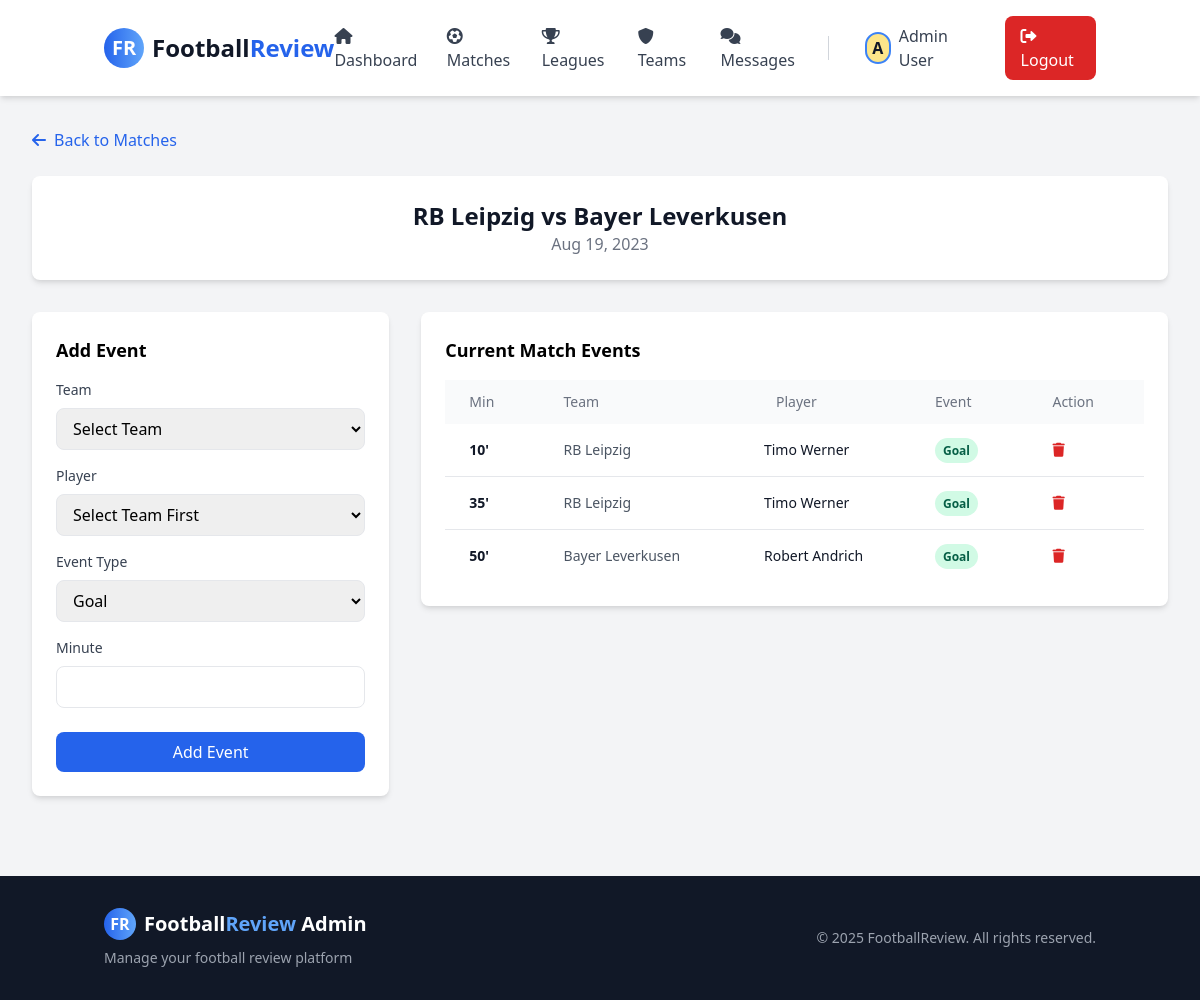
The page /admin/match-events.php?id=2 (signed in) on the database its author committed.
### tables this page shows
CREATE TABLE matches (
    id INT AUTO_INCREMENT PRIMARY KEY,
    home_team INT NOT NULL,  
    away_team INT NOT NULL,  
    home_team_score INT DEFAULT NULL,
    away_team_score INT DEFAULT NULL,
    home_team_penalties INT DEFAULT NULL,
    away_team_penalties INT DEFAULT NULL,
    match_date DATE NOT NULL,
    match_time TIME NOT NULL,
    competition_id INT,
    venue_id INT,
    round VARCHAR(50),
    status ENUM('scheduled', 'in_play', 'HT', 'FT', 'ET', 'PEN', 'postponed', 'cancelled') DEFAULT 'scheduled',
    highlights_url VARCHAR(255),
    match_report TEXT,
    created_at TIMESTAMP DEFAULT CURRENT_TIMESTAMP,
    FOREIGN KEY (home_team) REFERENCES teams(id) ON DELETE CASCADE,
    FOREIGN KEY (away_team) REFERENCES teams(id) ON DELETE CASCADE,
    FOREIGN KEY (competition_id) REFERENCES competitions(id) ON DELETE SET NULL,
    FOREIGN KEY (venue_id) REFERENCES venues(id) ON DELETE SET NULL
);

CREATE TABLE teams (
    id INT AUTO_INCREMENT PRIMARY KEY,
    name VARCHAR(100) NOT NULL,
    short_name VARCHAR(10),
    logo VARCHAR(255),
    country VARCHAR(50),
    founded INT,
    stadium VARCHAR(100),  
    venue_id INT,  
    created_at TIMESTAMP DEFAULT CURRENT_TIMESTAMP,
    FOREIGN KEY (venue_id) REFERENCES venues(id) ON DELETE SET NULL
);

CREATE TABLE match_events (
    id INT AUTO_INCREMENT PRIMARY KEY,
    match_id INT NOT NULL,
    team_id INT NOT NULL,
    player_id INT,
    related_player_id INT,  
    event_type ENUM('goal', 'yellow_card', 'red_card', 'substitution', 'penalty', 'own_goal', 'var_decision') NOT NULL,
    minute INT NOT NULL,
    created_at TIMESTAMP DEFAULT CURRENT_TIMESTAMP,
    FOREIGN KEY (match_id) REFERENCES matches(id) ON DELETE CASCADE,
    FOREIGN KEY (team_id) REFERENCES teams(id) ON DELETE CASCADE,
    FOREIGN KEY (player_id) REFERENCES players(id) ON DELETE CASCADE,
    FOREIGN KEY (related_player_id) REFERENCES players(id) ON DELETE SET NULL
);

CREATE TABLE players (
    id INT AUTO_INCREMENT PRIMARY KEY,
    team_id INT NOT NULL,
    name VARCHAR(100) NOT NULL,
    number INT,
    position ENUM('GK', 'DEF', 'MID', 'FWD'),
    created_at TIMESTAMP DEFAULT CURRENT_TIMESTAMP,
    FOREIGN KEY (team_id) REFERENCES teams(id) ON DELETE CASCADE
);

### admin/match-events.php (the view, shortened to what this page needs)
<?php
$db = Database::getInstance()->getConnection();
$matchId = $_GET['id'];
$stmt = $db->prepare("
    SELECT m.*, ht.name as home_team_name, at.name as away_team_name
    FROM matches m
    JOIN teams ht ON m.home_team = ht.id
    JOIN teams at ON m.away_team = at.id
    WHERE m.id = ?
");
$stmt->execute([$matchId]);
$match = $stmt->fetch();
$stmt = $db->prepare("
    SELECT e.*, p.name as player_name, rp.name as related_player_name, t.name as team_name
    FROM match_events e
    JOIN players p ON e.player_id = p.id
    LEFT JOIN players rp ON e.related_player_id = rp.id
    JOIN teams t ON e.team_id = t.id
    WHERE e.match_id = ?
    ORDER BY e.minute ASC
");
$stmt->execute([$matchId]);
$events = $stmt->fetchAll();
?>
<!DOCTYPE html>
<html lang="en">
<head>
    <link href="https://cdn.jsdelivr.net/npm/tailwindcss@2.2.19/dist/tailwind.min.css" rel="stylesheet">
    <link rel="stylesheet" href="https://cdnjs.cloudflare.com/ajax/libs/font-awesome/6.0.0-beta3/css/all.min.css">
    <link rel="stylesheet" href="<?= BASE_URL ?>/assets/css/style.css">
</head>
<body class="bg-gray-100">
<?php include 'includes/header.php'; ?>
<div class="max-w-7xl mx-auto px-4 sm:px-6 lg:px-8 py-8">
    <div class="mb-6">
        <a href="matches.php" class="text-blue-600 hover:text-blue-800 flex items-center">
            <i class="fas fa-arrow-left mr-2"></i>Back to Matches
        </a>
    </div>
    <div class="bg-white rounded-lg shadow-md p-6 mb-8 text-center">
        <h1 class="text-2xl font-bold text-gray-900">
            <?= htmlspecialchars($match['home_team_name']) ?> vs <?= htmlspecialchars($match['away_team_name']) ?>
        </h1>
        <p class="text-gray-500"><?= date('M j, Y', strtotime($match['match_date'])) ?></p>
    </div>
    <div class="grid grid-cols-1 lg:grid-cols-3 gap-8">
        <div class="lg:col-span-1">
            <div class="bg-white rounded-lg shadow-md p-6">
                <h2 class="text-lg font-bold mb-4">Add Event</h2>
                <form method="POST">
                    <div class="mb-4">
                        <label class="block text-sm font-medium text-gray-700 mb-2">Team</label>
                        <select name="team_id" id="teamSelect" class="w-full px-3 py-2 border rounded-lg" required onchange="filterPlayers()">
                            <option value="">Select Team</option>
                        </select>
                    </div>
                    <div class="mb-4">
                        <label class="block text-sm font-medium text-gray-700 mb-2">Player</label>
                        <select name="player_id" id="playerSelect" class="w-full px-3 py-2 border rounded-lg" required>
                            <option value="">Select Team First</option>
                        </select>
                    </div>
                    <div class="mb-4">
                        <label class="block text-sm font-medium text-gray-700 mb-2">Event Type</label>
                        <select name="event_type" id="eventType" class="w-full px-3 py-2 border rounded-lg" required onchange="toggleSub()">
                            <option value="goal">Goal</option>
                        </select>
                    </div>
                    <div class="mb-6">
                        <label class="block text-sm font-medium text-gray-700 mb-2">Minute</label>
                        <input type="number" name="minute" min="1" max="130" class="w-full px-3 py-2 border rounded-lg" required>
                    </div>
                    <button type="submit" class="w-full py-2 bg-blue-600 text-white rounded-lg hover:bg-blue-700">
                        Add Event
                    </button>
                </form>
            </div>
        </div>
        <div class="lg:col-span-2">
            <div class="bg-white rounded-lg shadow-md p-6">
                <h2 class="text-lg font-bold mb-4">Current Match Events</h2>
                <?php if (empty($events)): ?>
                    <p class="text-gray-500 italic">No events recorded for this match.</p>
                <?php else: ?>
                    <table class="w-full text-left border-collapse">
                        <thead class="bg-gray-50">
                            <tr>
                                <th class="px-6 py-3 text-sm font-medium text-gray-500">Min</th>
                                <th class="px-6 py-3 text-sm font-medium text-gray-500">Team</th>
                                <th class="px-6 py-3 text-sm font-medium text-gray-500">Player</th>
                                <th class="px-6 py-3 text-sm font-medium text-gray-500">Event</th>
                                <th class="px-6 py-3 text-sm font-medium text-gray-500">Action</th>
                            </tr>
                        </thead>
                        <tbody class="divide-y divide-gray-200">
                            <?php
                            $colors = [
                                'goal' => 'bg-green-100 text-green-800',
                                'yellow_card' => 'bg-yellow-100 text-yellow-800',
                                'red_card' => 'bg-red-100 text-red-800',
                                'substitution' => 'bg-blue-100 text-blue-800'
                            ];
                            $labels = [
                                'goal' => 'Goal',
                                'yellow_card' => 'Yellow Card',
                                'red_card' => 'Red Card',
                                'substitution' => 'Sub'
                            ];
                            ?>
                            <?php foreach ($events as $e): ?>
                                <tr>
                                    <td class="px-6 py-4 text-sm text-gray-900 font-bold"><?= $e['minute'] ?>'</td>
                                    <td class="px-6 py-4 text-sm text-gray-600"><?= htmlspecialchars($e['team_name']) ?></td>
                                    <td class="px-3 py-4 text-sm font-medium text-gray-900">
                                        <?= htmlspecialchars($e['player_name']) ?>
                                    </td>
                                    <td class="px-6 py-4 text-sm">
                                        <span class="px-2 py-1 rounded-full text-xs font-semibold <?= $colors[$e['event_type']] ?>">
                                            <?= $labels[$e['event_type']] ?>
                                        </span>
                                    </td>
                                    <td class="px-6 py-4 text-sm">
                                        <form method="POST" onsubmit="return confirm('Delete this event?');">
                                            <button type="submit" class="text-red-600 hover:text-red-900">
                                                <i class="fas fa-trash"></i>
                                            </button>
                                        </form>
                                    </td>
                                </tr>
                            <?php endforeach; ?>
                        </tbody>
                    </table>
                <?php endif; ?>
            </div>
        </div>
    </div>
</div>
<?php include 'includes/footer.php'; ?>
</body>
</html>

### assets/css/style.css (style rules this page uses)
:root { --primary-color: #2563eb; --secondary-color: #1e40af; --success-color: #10b981; --danger-color: #ef4444; --warning-color: #f59e0b; --info-color: #3b82f6; }
html { scroll-behavior: smooth; }

### assets/css/base.css (style rules this page uses)
*, *::before, *::after { box-sizing: border-box; }
body { -webkit-font-smoothing: antialiased; -moz-osx-font-smoothing: grayscale; }
a { text-decoration: none; transition: color 0.2s ease; }

### rows shown on the page
matches: home_team.name "RB Leipzig", away_team.name "Bayer Leverkusen", match_date "Aug 19, 2023"
match_events: minute "10", team.name "RB Leipzig", player.name "Timo Werner", event_type "Goal"
match_events: minute "35", team.name "RB Leipzig", player.name "Timo Werner", event_type "Goal"
match_events: minute "50", team.name "Bayer Leverkusen", player.name "Robert Andrich", event_type "Goal"

### other values the page prints
$_SESSION['display_name'] "Admin User"
